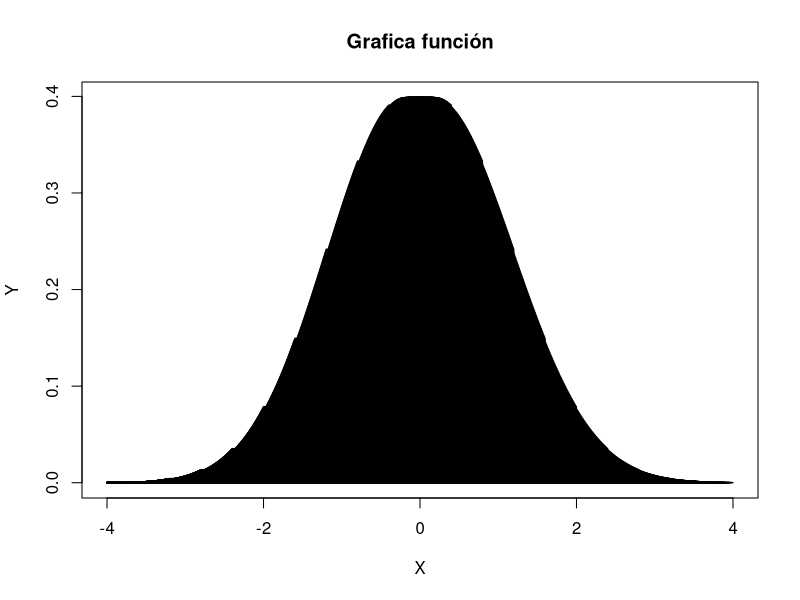

This figure's R source:
specify_decimal <- function(x, k) trimws(format(round(x, k), nsmall=k))

F <- function(x) return((1/sqrt(2*pi))*exp(1)^(-(1/2)*x^2))

sumatoriaAreas <- function(a,b,n,f) {
  h = (b-a)/n
  suma = 0
  aux = a
  
  for (i in 1:n){
    
    
    
    rect(aux, 0, aux+h, f(aux+(h/2)))
    suma = suma + (h*f(aux+(h/2)))
    aux = aux + h
    
    
    
  }
  
  return(specify_decimal(suma, 4))
  #return(suma)
}

sumatoriaAreasTrapecio <- function(a,b,n,f) {
  h = (b-a)/n
  suma = 0
  aux = a
  
  for (i in 1:n){
    
    
    
    
    suma = suma + ((h*(f(aux)+f(aux+h))/2))
    aux = aux + h
    
    
    
  }
  
  return(specify_decimal(suma, 4))
  #return(suma)
}




a=-4
b=4
n=20

  plot(F, from = a, to = b, main= 'Grafica función', xlab = 'X', ylab = 'Y', col="red")

 x = 0.00 
  

  
prueba<-function()
{
  while(x<4){
    resultado = sumatoriaAreas(a,x,n,F)
    print(x)
    print(resultado)
    x=x+0.01
  }
}  
prueba()



#cambio de coordenadas
#hacer integral flor
#hacer doble integrales
#hacer integrales triples
#hacer intregal curva parametrica





